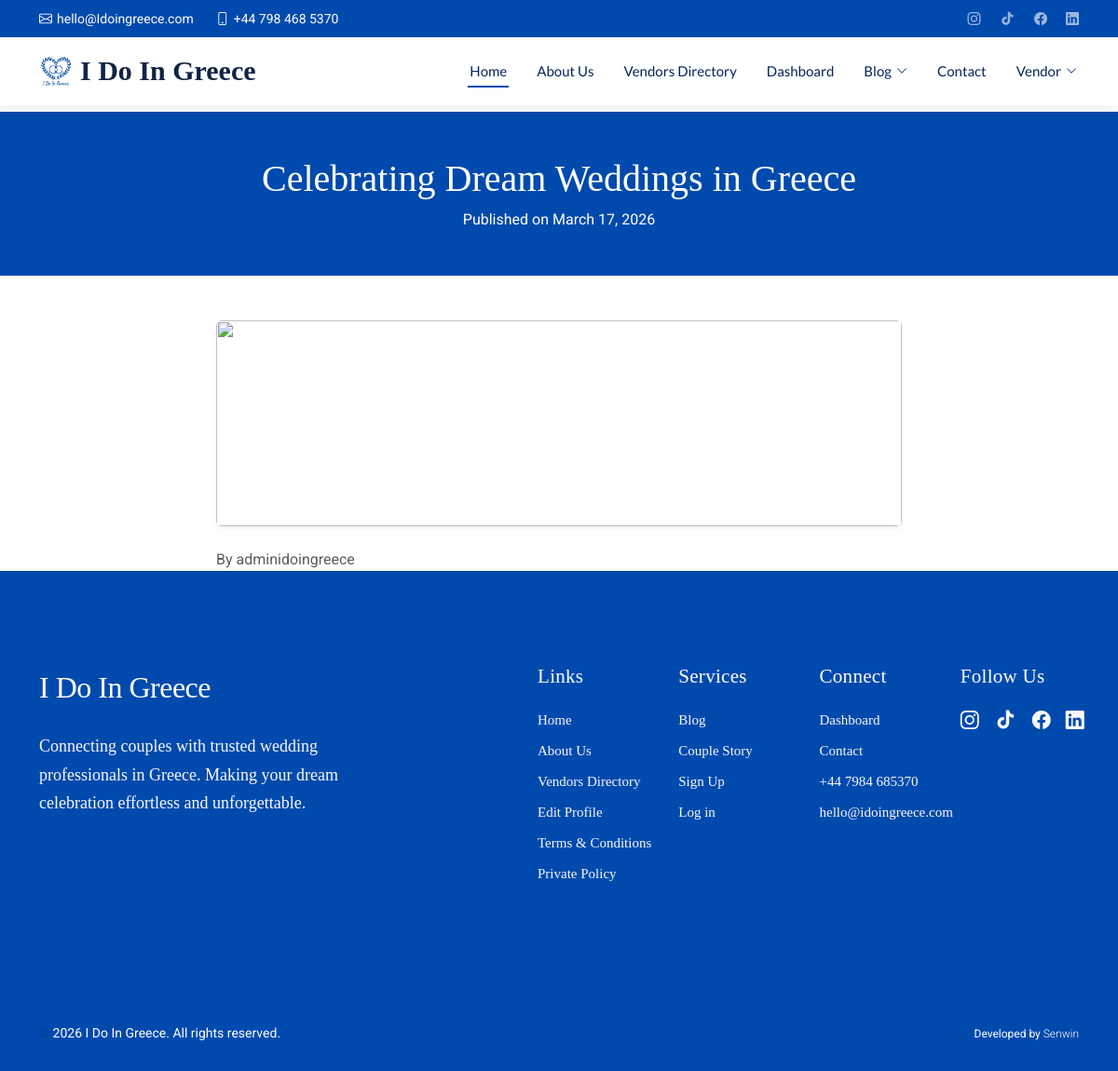
Page /real-wedding/3/ on the committed database.
### idoingreece/models.py (models this page shows, shortened)
class FirstIdoingreecePost(models.Model):
    First_Idoingreece_title = models.CharField(max_length=255, blank=True, null=True)
    First_Idoingreece_description = models.TextField()
    First_Idoingreece_slug = models.SlugField(max_length=255, blank=True, null=True)
    First_Idoingreece_img = CloudinaryField(folder='First_images/', null=True, blank=True)
    First_Idoingreece_publish_date = models.DateTimeField(auto_now_add=True)
    First_Idoingreece_author = models.ForeignKey(
        settings.AUTH_USER_MODEL,
        on_delete=models.CASCADE
    )
    class Meta:
        ordering = ['-First_Idoingreece_publish_date']

### accounts/models.py (models this page shows)
class User(AbstractUser):
    is_vendor = models.BooleanField(default=False)
    STATUS_CHOICES = (
        ('pending', 'Pending'),
        ('approved', 'Approved'),
        ('rejected', 'Rejected'),
    )
    status = models.CharField(max_length=10, choices=STATUS_CHOICES, default='pending')
    email = models.EmailField(unique=True)
    def __str__(self):
        return self.username

### idoingreece/views.py (the view)
# urls.py: path('real-wedding/<int:pk>/', ArticleDetailView.as_view(), name='first_article_detail'),
class ArticleDetailView(DetailView):
    model = FirstIdoingreecePost
    template_name = 'idoingreece/first_article_detail.html'

### templates/idoingreece/first_article_detail.html (shortened to what this page needs)
{% extends "base.html" %}
{% load static %}
{% block content %}
<br><br><br>
<main class="main">
  <div class="py-5 text-white text-center" style="background-color:#004aad;">
    <div class="container">
      <h1 class="fw-bold text-white ">
        {{ object.First_Idoingreece_title }}
      </h1>
      <p class="mb-0">
        Published on {{ object.First_Idoingreece_publish_date|date:"F d, Y" }}
      </p>
    </div>
  </div>
  <div class="container my-5">
    <div class="row justify-content-center">
      <div class="col-lg-8">
        {% if object.First_Idoingreece_img %}
          <img src="{{ object.First_Idoingreece_img.url }}"
               class="img-fluid rounded shadow-sm mb-4 w-100"
               style="max-height:450px; object-fit:cover;">
        {% endif %}
        <div class="mb-4">
          <p class="text-muted">
            By {{ object.First_Idoingreece_author }}
          </p>
          <p class="fs-5">
            {{ object.First_Idoingreece_description|linebreaks }}
          </p>
        </div>
        <div class="mt-4">
          <a  href="javascript:history.back()" class="text-decoration-none"style="color:#004aad;">
          </a>
        </div>
      </div>
    </div>
  </div>
</main>
{% endblock %}

### rows in the picture
FirstIdoingreecePost: First_Idoingreece_title "Celebrating Dream Weddings in Greece", First_Idoingreece_publish_date "March 17, 2026", First_Idoingreece_author "adminidoingreece"
